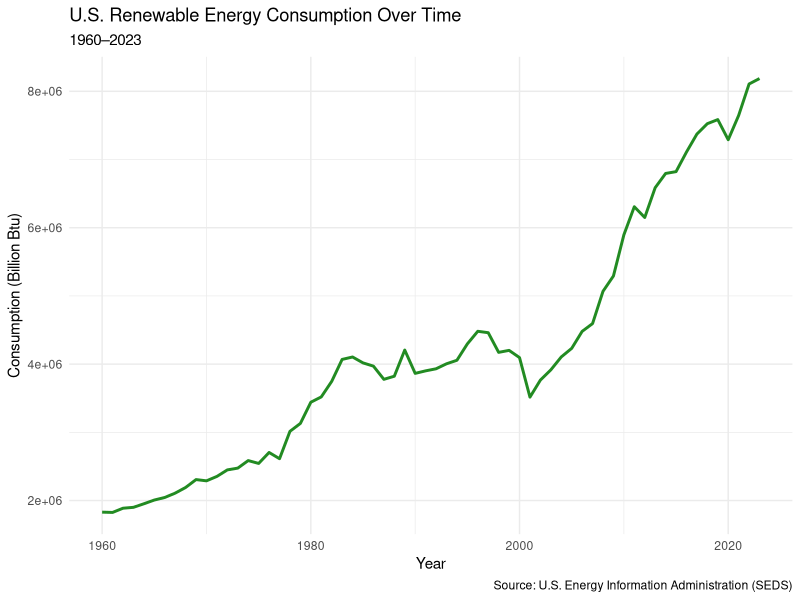
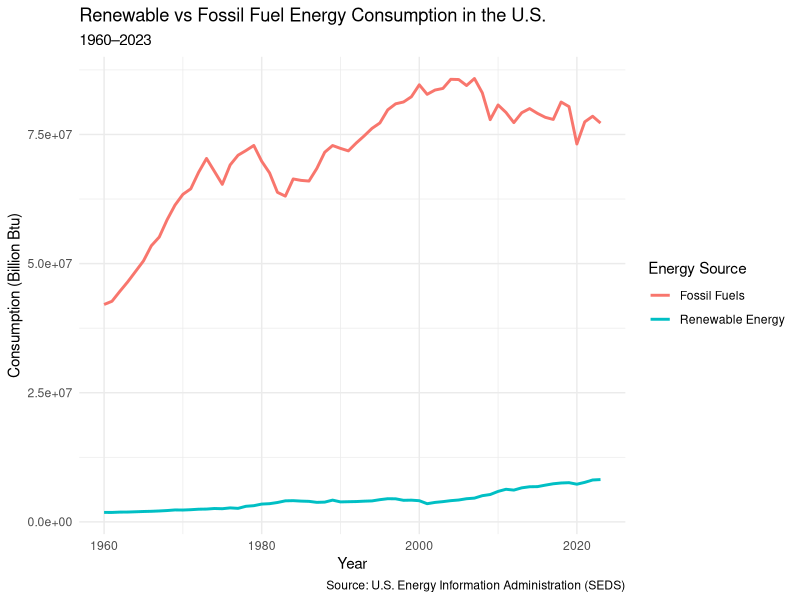
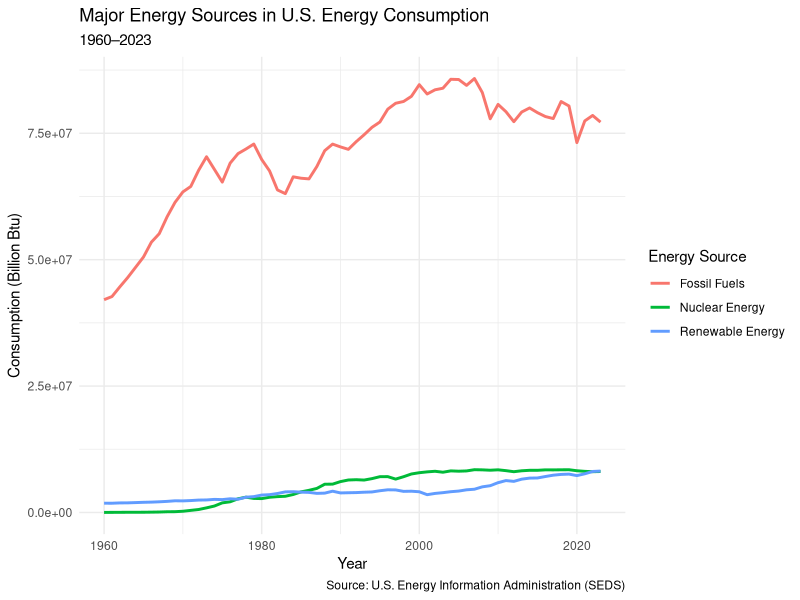
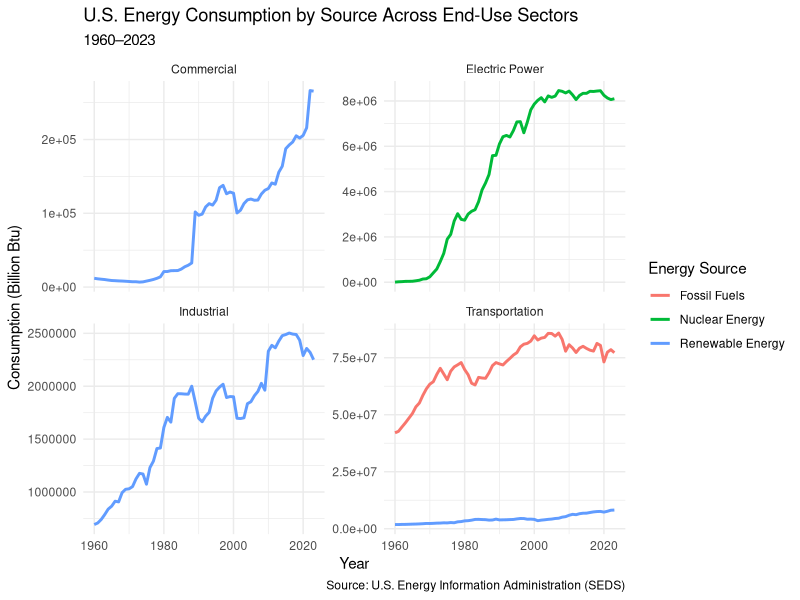
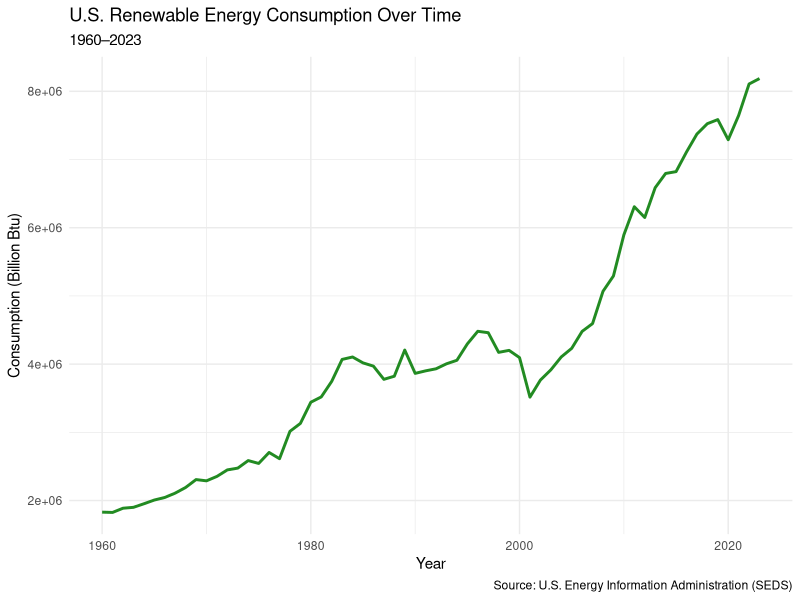
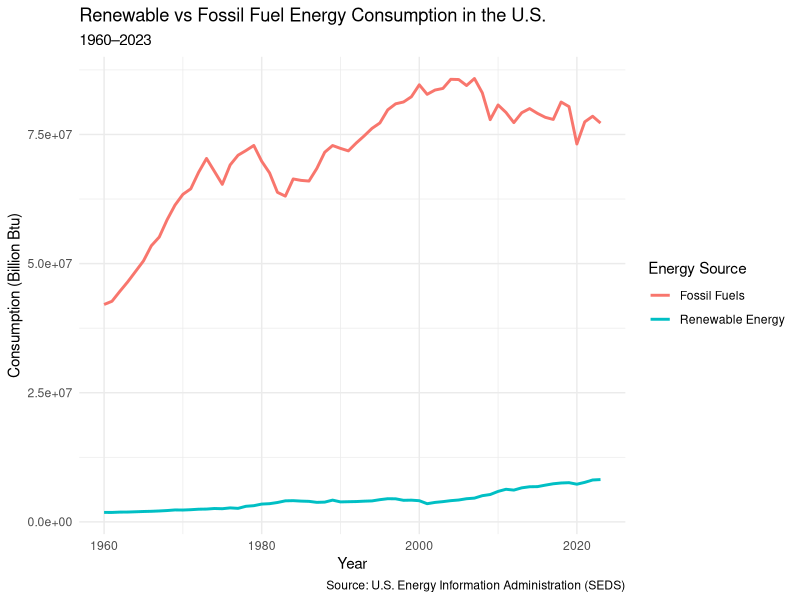
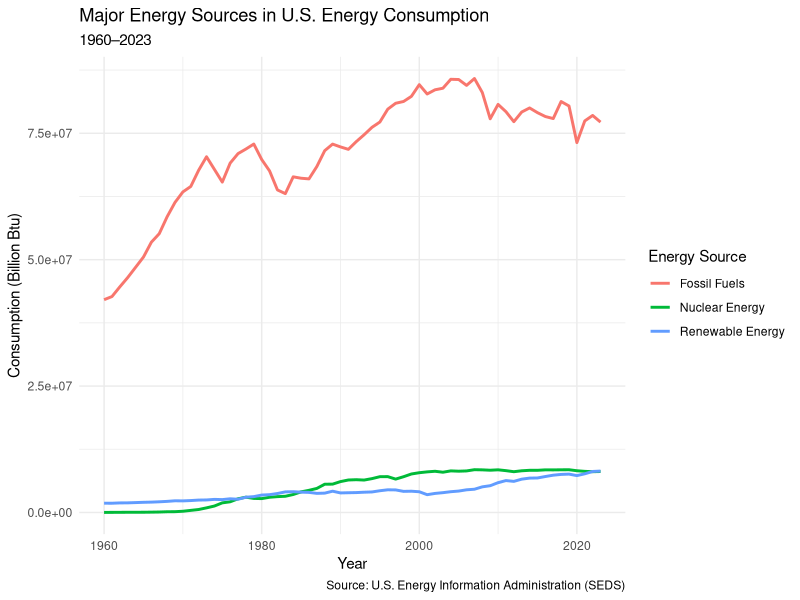
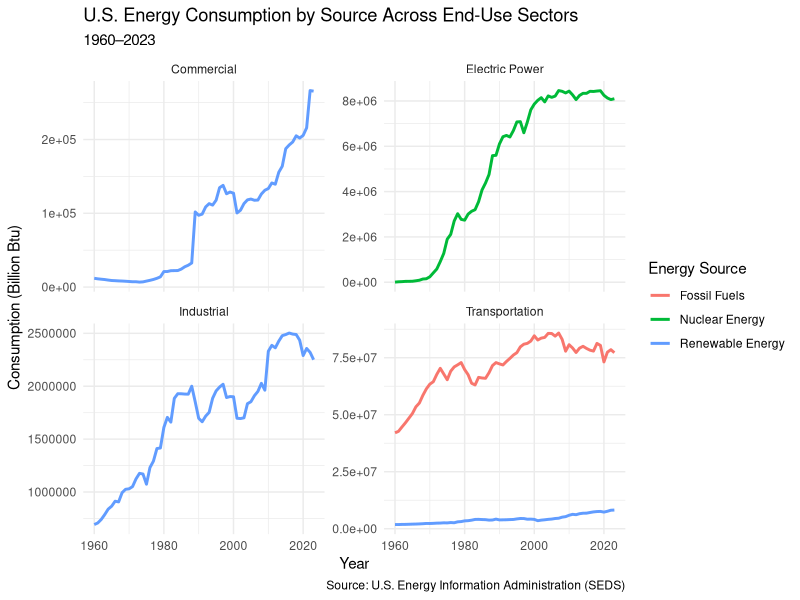

R code for these plots, in order:
## ---- chunk 1
library(tidyverse)

energy <- read_csv("use_US.csv")
glimpse(energy)
## ---- chunk 2
energy_long <- energy %>%
  pivot_longer(
    cols = `1960`:`2023`,
    names_to = "year",
    values_to = "consumption"
  ) %>%
  mutate(year = as.integer(year))

glimpse(energy_long)
## ---- chunk 3
energy_long %>%
  filter(State == "US") %>%
  distinct(MSN) %>%
  filter(str_detect(MSN, "RET"))
## ---- chunk 4
energy_long %>%
  filter(State == "US") %>%
  distinct(MSN) %>%
  arrange(MSN)
## ---- chunk 5
renewable_prefixes <- c(
  "WND",  # Wind
  "SUN",  # Solar
  "HYD",  # Hydroelectric
  "BIO",  # Biomass
  "GEO"   # Geothermal
)
## ---- chunk 6
renewable_by_year <- energy_long %>%
  filter(
    State == "US",
    str_sub(MSN, 1, 3) %in% renewable_prefixes
  ) %>%
  group_by(year) %>%
  summarise(
    renewable_consumption = sum(consumption, na.rm = TRUE),
    .groups = "drop"
  )
glimpse(renewable_by_year)

## ---- chunk 7
energy_long %>%
  filter(State == "US") %>%
  group_by(MSN) %>%
  summarise(
    total = sum(abs(consumption), na.rm = TRUE),
    .groups = "drop"
  ) %>%
  arrange(desc(total)) %>%
  slice(1:20)
## ---- chunk 8

## ---- chunk 9

## ---- chunk 10

## ---- chunk 11
energy_long %>%
  filter(State == "US") %>%
  distinct(MSN) %>%
  filter(str_detect(MSN, "^RE")) %>%   # codes starting with RE
  arrange(MSN)
## ---- chunk 12
energy_long %>%
  filter(State == "US", MSN == "RETCB") %>%
  ggplot(aes(x = year, y = consumption)) +
  geom_line(color = "forestgreen", linewidth = 1) +
  labs(
    title = "U.S. Renewable Energy Consumption Over Time",
    subtitle = "1960–2023",
    x = "Year",
    y = "Consumption (Billion Btu)",
    caption = "Source: U.S. Energy Information Administration (SEDS)"
  ) +
  theme_minimal()
## ---- chunk 13
energy_compare <- energy_long %>%
  filter(State == "US", MSN %in% c("RETCB", "FFTCB")) %>%
  mutate(
    source = if_else(
      MSN == "RETCB",
      "Renewable Energy",
      "Fossil Fuels"
    )
  )

glimpse(energy_compare)
## ---- chunk 14
ggplot(energy_compare, aes(x = year, y = consumption, color = source)) +
  geom_line(linewidth = 1) +
  labs(
    title = "Renewable vs Fossil Fuel Energy Consumption in the U.S.",
    subtitle = "1960–2023",
    x = "Year",
    y = "Consumption (Billion Btu)",
    color = "Energy Source",
    caption = "Source: U.S. Energy Information Administration (SEDS)"
  ) +
  theme_minimal()
## ---- chunk 15
energy_sources <- energy_long %>%
  filter(
    State == "US",
    MSN %in% c("FFTCB", "RETCB", "NUETB")
  ) %>%
  mutate(
    source = case_when(
      MSN == "FFTCB" ~ "Fossil Fuels",
      MSN == "RETCB" ~ "Renewable Energy",
      MSN == "NUETB" ~ "Nuclear Energy"
    )
  )

glimpse(energy_sources)
## ---- chunk 16
energy_long %>%
  filter(State == "US", MSN %in% c("FFTCB", "RETCB", "NUETB")) %>%
  distinct(MSN)
## ---- chunk 17
ggplot(energy_sources, aes(x = year, y = consumption, color = source)) +
  geom_line(linewidth = 1) +
  labs(
    title = "Major Energy Sources in U.S. Energy Consumption",
    subtitle = "1960–2023",
    x = "Year",
    y = "Consumption (Billion Btu)",
    color = "Energy Source",
    caption = "Source: U.S. Energy Information Administration (SEDS)"
  ) +
  theme_minimal()
## ---- chunk 18
sector_codes <- tibble(
  MSN = c(
    "FFRCB", "FFCCB", "FFICB", "FFTCB",  # Fossil fuels
    "RERC B", "RECCB", "REICB", "RETCB",  # Renewables
    "NUETB"                              # Nuclear
  ),
  sector = c(
    "Residential", "Commercial", "Industrial", "Transportation",
    "Residential", "Commercial", "Industrial", "Transportation",
    "Electric Power"
  ),
  source = c(
    "Fossil Fuels", "Fossil Fuels", "Fossil Fuels", "Fossil Fuels",
    "Renewable Energy", "Renewable Energy", "Renewable Energy", "Renewable Energy",
    "Nuclear Energy"
  )
)
## ---- chunk 19
energy_by_sector <- energy_long %>%
  filter(State == "US") %>%
  inner_join(sector_codes, by = "MSN") %>%
  group_by(year, sector, source) %>%
  summarise(
    consumption = sum(consumption, na.rm = TRUE),
    .groups = "drop"
  )

glimpse(energy_by_sector)

## ---- chunk 20
energy_by_sector %>%
  ggplot(aes(x = year, y = consumption, color = source)) +
  geom_line(linewidth = 1) +
  facet_wrap(~ sector, scales = "free_y") +
  labs(
    title = "U.S. Energy Consumption by Source Across End-Use Sectors",
    subtitle = "1960–2023",
    x = "Year",
    y = "Consumption (Billion Btu)",
    color = "Energy Source",
    caption = "Source: U.S. Energy Information Administration (SEDS)"
  ) +
  theme_minimal()
## ---- chunk 21
library(tidyverse)

energy <- read_csv("use_US.csv")
glimpse(energy)
## ---- chunk 22
energy_long <- energy %>%
  pivot_longer(
    cols = `1960`:`2023`,
    names_to = "year",
    values_to = "consumption"
  ) %>%
  mutate(year = as.integer(year))

glimpse(energy_long)
## ---- chunk 23
energy_long %>%
  filter(State == "US") %>%
  distinct(MSN) %>%
  filter(str_detect(MSN, "RET"))
## ---- chunk 24
energy_long %>%
  filter(State == "US") %>%
  distinct(MSN) %>%
  arrange(MSN)
## ---- chunk 25
renewable_prefixes <- c(
  "WND",  # Wind
  "SUN",  # Solar
  "HYD",  # Hydroelectric
  "BIO",  # Biomass
  "GEO"   # Geothermal
)
## ---- chunk 26
renewable_by_year <- energy_long %>%
  filter(
    State == "US",
    str_sub(MSN, 1, 3) %in% renewable_prefixes
  ) %>%
  group_by(year) %>%
  summarise(
    renewable_consumption = sum(consumption, na.rm = TRUE),
    .groups = "drop"
  )
glimpse(renewable_by_year)

## ---- chunk 27
energy_long %>%
  filter(State == "US") %>%
  group_by(MSN) %>%
  summarise(
    total = sum(abs(consumption), na.rm = TRUE),
    .groups = "drop"
  ) %>%
  arrange(desc(total)) %>%
  slice(1:20)
## ---- chunk 28

## ---- chunk 29

## ---- chunk 30

## ---- chunk 31
energy_long %>%
  filter(State == "US") %>%
  distinct(MSN) %>%
  filter(str_detect(MSN, "^RE")) %>%   # codes starting with RE
  arrange(MSN)
## ---- chunk 32
energy_long %>%
  filter(State == "US", MSN == "RETCB") %>%
  ggplot(aes(x = year, y = consumption)) +
  geom_line(color = "forestgreen", linewidth = 1) +
  labs(
    title = "U.S. Renewable Energy Consumption Over Time",
    subtitle = "1960–2023",
    x = "Year",
    y = "Consumption (Billion Btu)",
    caption = "Source: U.S. Energy Information Administration (SEDS)"
  ) +
  theme_minimal()
## ---- chunk 33
energy_compare <- energy_long %>%
  filter(State == "US", MSN %in% c("RETCB", "FFTCB")) %>%
  mutate(
    source = if_else(
      MSN == "RETCB",
      "Renewable Energy",
      "Fossil Fuels"
    )
  )

glimpse(energy_compare)
## ---- chunk 34
ggplot(energy_compare, aes(x = year, y = consumption, color = source)) +
  geom_line(linewidth = 1) +
  labs(
    title = "Renewable vs Fossil Fuel Energy Consumption in the U.S.",
    subtitle = "1960–2023",
    x = "Year",
    y = "Consumption (Billion Btu)",
    color = "Energy Source",
    caption = "Source: U.S. Energy Information Administration (SEDS)"
  ) +
  theme_minimal()
## ---- chunk 35
energy_sources <- energy_long %>%
  filter(
    State == "US",
    MSN %in% c("FFTCB", "RETCB", "NUETB")
  ) %>%
  mutate(
    source = case_when(
      MSN == "FFTCB" ~ "Fossil Fuels",
      MSN == "RETCB" ~ "Renewable Energy",
      MSN == "NUETB" ~ "Nuclear Energy"
    )
  )

glimpse(energy_sources)
## ---- chunk 36
energy_long %>%
  filter(State == "US", MSN %in% c("FFTCB", "RETCB", "NUETB")) %>%
  distinct(MSN)
## ---- chunk 37
ggplot(energy_sources, aes(x = year, y = consumption, color = source)) +
  geom_line(linewidth = 1) +
  labs(
    title = "Major Energy Sources in U.S. Energy Consumption",
    subtitle = "1960–2023",
    x = "Year",
    y = "Consumption (Billion Btu)",
    color = "Energy Source",
    caption = "Source: U.S. Energy Information Administration (SEDS)"
  ) +
  theme_minimal()
## ---- chunk 38
sector_codes <- tibble(
  MSN = c(
    "FFRCB", "FFCCB", "FFICB", "FFTCB",  # Fossil fuels
    "RERC B", "RECCB", "REICB", "RETCB",  # Renewables
    "NUETB"                              # Nuclear
  ),
  sector = c(
    "Residential", "Commercial", "Industrial", "Transportation",
    "Residential", "Commercial", "Industrial", "Transportation",
    "Electric Power"
  ),
  source = c(
    "Fossil Fuels", "Fossil Fuels", "Fossil Fuels", "Fossil Fuels",
    "Renewable Energy", "Renewable Energy", "Renewable Energy", "Renewable Energy",
    "Nuclear Energy"
  )
)
## ---- chunk 39
energy_by_sector <- energy_long %>%
  filter(State == "US") %>%
  inner_join(sector_codes, by = "MSN") %>%
  group_by(year, sector, source) %>%
  summarise(
    consumption = sum(consumption, na.rm = TRUE),
    .groups = "drop"
  )

glimpse(energy_by_sector)

## ---- chunk 40
energy_by_sector %>%
  ggplot(aes(x = year, y = consumption, color = source)) +
  geom_line(linewidth = 1) +
  facet_wrap(~ sector, scales = "free_y") +
  labs(
    title = "U.S. Energy Consumption by Source Across End-Use Sectors",
    subtitle = "1960–2023",
    x = "Year",
    y = "Consumption (Billion Btu)",
    color = "Energy Source",
    caption = "Source: U.S. Energy Information Administration (SEDS)"
  ) +
  theme_minimal()
